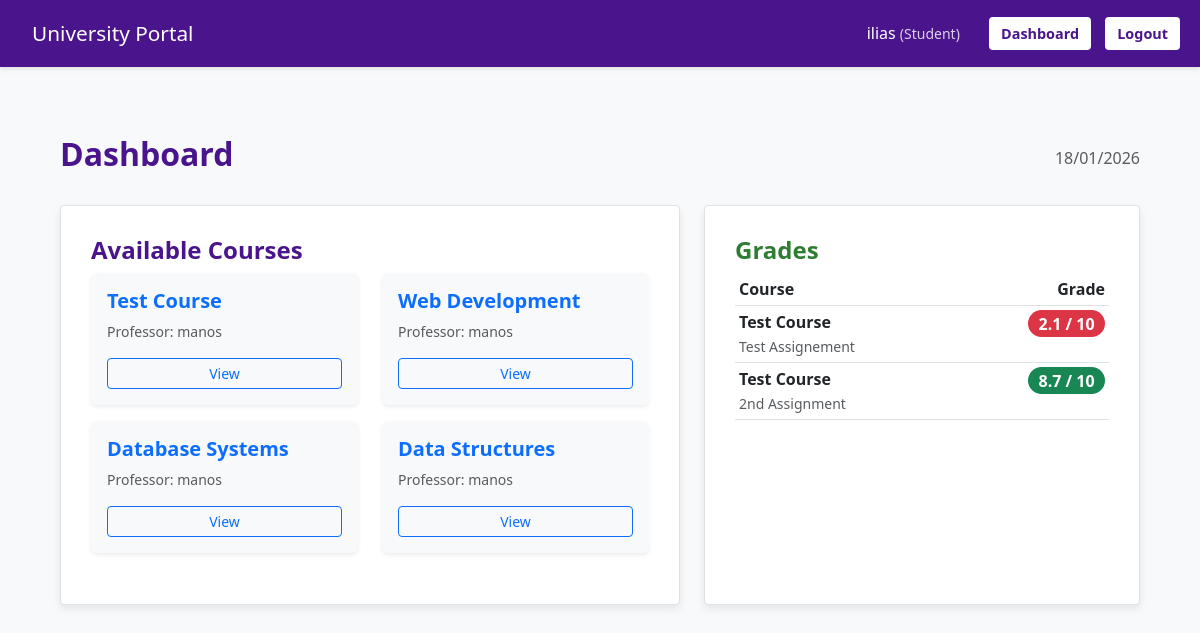
Screenshot of /utilities/dashboard.php (signed in) with the database file from the repository.
### tables this page shows
CREATE TABLE `courses` (
  `id` int(6) UNSIGNED NOT NULL,
  `title` varchar(100) NOT NULL,
  `description` text DEFAULT NULL,
  `professor_id` int(6) UNSIGNED DEFAULT NULL,
  `created_at` timestamp NOT NULL DEFAULT current_timestamp()
);

CREATE TABLE `users` (
  `id` int(6) UNSIGNED NOT NULL,
  `username` varchar(50) NOT NULL,
  `email` varchar(255) NOT NULL,
  `password` varchar(255) NOT NULL,
  `role` enum('S','P') NOT NULL,
  `created_at` timestamp NOT NULL DEFAULT current_timestamp()
);

CREATE TABLE `submissions` (
  `id` int(6) UNSIGNED NOT NULL,
  `assignment_id` int(6) UNSIGNED DEFAULT NULL,
  `student_id` int(6) UNSIGNED DEFAULT NULL,
  `submission_text` text DEFAULT NULL,
  `file_name` varchar(255) DEFAULT NULL,
  `file_type` varchar(100) DEFAULT NULL,
  `file_content` blob DEFAULT NULL,
  `grade` decimal(4,1) DEFAULT NULL,
  `feedback` text DEFAULT NULL,
  `submitted_at` timestamp NOT NULL DEFAULT current_timestamp()
);

CREATE TABLE `assignments` (
  `id` int(6) UNSIGNED NOT NULL,
  `course_id` int(6) UNSIGNED DEFAULT NULL,
  `title` varchar(100) NOT NULL,
  `description` text DEFAULT NULL,
  `due_date` date DEFAULT NULL
);

### functions/check_generic.php (called while the page is built, shortened)
<?php
function e($string) {
    return htmlspecialchars($string, ENT_QUOTES | ENT_SUBSTITUTE, 'UTF-8');
}
?>

### functions/functions.php (called while the page is built, shortened)
<?php
function getAllCourses($conn) {
    $sql = "SELECT c.*, u.username as professor_name
            FROM courses c
            JOIN users u ON c.professor_id = u.id
            ORDER BY c.created_at DESC";
    return $conn->query($sql);
}
function getStudentGrades($conn, $student_id) {
    $sql = "SELECT c.title as course_title, a.title as assign_title, s.grade, s.feedback, s.submitted_at
            FROM submissions s
            JOIN assignments a ON s.assignment_id = a.id
            JOIN courses c ON a.course_id = c.id
            WHERE s.student_id = ?
            ORDER BY s.submitted_at DESC";
    $stmt = $conn->prepare($sql);
    $stmt->bind_param("i", $student_id);
    $stmt->execute();
    return $stmt->get_result();
}
?>

### utilities/dashboard.php (the view, shortened to what this page needs)
<?php
require_once '../functions/check_generic.php';
require_once '../functions/functions.php';
require_once '../database/db_connect.php';
$user_id  = $_SESSION['user_id'];
$username = $_SESSION['username'];
$role     = $_SESSION['role'];
$myCourses = [];
$allCourses = [];
$studentGrades = [];
if ($role === 'P') {
    $myCoursesResult = getProfCourses($conn, $user_id);
    if ($myCoursesResult) {
        $myCourses = $myCoursesResult->fetch_all(MYSQLI_ASSOC);
        $myCoursesResult->free();
    }
}
elseif ($role === 'S') {
    $allCoursesResult = getAllCourses($conn);
    if ($allCoursesResult) {
        $allCourses = $allCoursesResult->fetch_all(MYSQLI_ASSOC);
    }
    $gradesResult = getStudentGrades($conn, $user_id);
    if ($gradesResult) {
        $studentGrades = $gradesResult->fetch_all(MYSQLI_ASSOC);
    }
}
?><!DOCTYPE html>
<html lang="el">
<head>
    <link href="https://cdn.jsdelivr.net/npm/bootstrap@5.3.0/dist/css/bootstrap.min.css" rel="stylesheet">
    <link rel="stylesheet" href="../style.css?v=46">
</head>
<body>
<header>
    <h1><a href="../index.php" class="home-link" style="color: white; text-decoration: none;">University Portal</a></h1>
    <div class="nav-links">
        <span style="color: white; font-weight: 500; margin-right: 15px;">
            <?php echo e($username); ?> <small style="opacity: 0.8;">(<?php echo ($role === 'P' ? 'Professor' : 'Student'); ?>)</small>
        </span>
        <a href="dashboard.php">Dashboard</a>
        <a href="../sign-in-out-up/logout.php">Logout</a>
    </div>
</header>
<div class="container py-5">
            <div class="d-flex justify-content-between align-items-center mb-4">
                <h2 style="color: #4a148c; font-weight: bold;">Dashboard</h2>
                <span class="text-muted"><?php echo date("d/m/Y"); ?></span>
            </div>
            <?php if ($role === 'P'): ?>
                <div class="dashboard-card">
                    <div class="d-flex justify-content-between align-items-center mb-3">
                        <h4>My Courses</h4>
                        <button class="btn btn-custom" data-bs-toggle="modal" data-bs-target="#createCourseModal">
                            Create Course
                        </button>
                    </div>
                    <div class="table-responsive">
                        <table class="table table-hover table-custom">
                            <thead>
                                <tr>
                                    <th>Title</th>
                                    <th>Description</th>
                                    <th class="text-end">Actions</th>
                                </tr>
                            </thead>
                            <tbody>
                                <?php if(!empty($myCourses)): ?>
                                    <?php foreach($myCourses as $c): ?>
                                <tr>
                                    <td class="fw-bold"><?php echo e($c['title']); ?></td>
                                    <td><?php echo e($c['description']); ?></td>
                                    <td class="text-end">
                                        <button class="btn btn-sm btn-light border" data-bs-toggle="modal" data-bs-target="#editCourseModal<?php echo $c['id']; ?>">
                                            Edit
                                        </button>
                                        <form method="POST" class="d-inline" onsubmit="return confirm('Delete course?');">
                                            <input type="hidden" name="action" value="delete_course">
                                            <input type="hidden" name="course_id" value="<?php echo $c['id']; ?>">
                                            <button class="btn btn-sm btn-light border text-danger">
                                                Delete
                                            </button>
                                        </form>
                                        <a href="assignment.php?course_id=<?php echo $c['id']; ?>" class="btn btn-sm btn-custom ms-2">
                                            Assignments
                                        </a>
                                    </td>
                                </tr>
                                <div class="modal fade" id="editCourseModal<?php echo $c['id']; ?>" tabindex="-1">
                                    <div class="modal-dialog">
                                        <div class="modal-content">
                                            <form method="POST">
                                                <div class="modal-header"><h5>Edit Course</h5></div>
                                                <div class="modal-body">
                                                    <input type="hidden" name="action" value="edit_course">
                                                    <input type="hidden" name="course_id" value="<?php echo $c['id']; ?>">
                                                    <div class="mb-2"><label>Title</label><input type="text" name="title" class="form-control" value="<?php echo e($c['title']); ?>" required></div>
                                                    <div class="mb-2"><label>Description</label><textarea name="description" class="form-control"><?php echo e($c['description']); ?></textarea></div>
                                                </div>
                                                <div class="modal-footer"><button type="submit" class="btn btn-primary">Save Changes</button></div>
                                            </form>
                                        </div>
                                    </div>
                                </div>
                                    <?php endforeach; ?>
                                <?php else: ?>
                                    <tr><td colspan="3" class="text-center text-muted p-4">No courses yet.</td></tr>
                                <?php endif; ?>
                            </tbody>
                        </table>
                    </div>
                </div>
                <div class="modal fade" id="createCourseModal" tabindex="-1">
                    <div class="modal-dialog">
                        <div class="modal-content">
                            <form method="POST">
                                <div class="modal-header bg-light"><h5>Create New Course</h5></div>
                                <div class="modal-body">
                                    <input type="hidden" name="action" value="create_course">
                                    <div class="mb-3"><label>Title</label><input type="text" name="title" class="form-control" required></div>
                                    <div class="mb-3"><label>Description</label><textarea name="description" class="form-control"></textarea></div>
                                </div>
                                <div class="modal-footer"><button type="submit" class="btn btn-custom">Create</button></div>
                            </form>
                        </div>
                    </div>
                </div>
            <?php elseif ($role === 'S'): ?>
                <div class="row">
                    <div class="col-lg-7">
                        <div class="dashboard-card">
                            <h4>Available Courses</h4>
                            <div class="row">
                                <?php if(!empty($allCourses)): ?>
                                    <?php foreach($allCourses as $c): ?>
                                <div class="col-md-6 mb-3">
                                    <div class="card h-100 border-0 shadow-sm bg-light">
                                        <div class="card-body">
                                            <h5 class="fw-bold text-primary"><?php echo e($c['title']); ?></h5>
                                            <small class="text-muted d-block mb-3">Professor: <?php echo e($c['professor_name']); ?></small>
                                            <a href="assignment.php?course_id=<?php echo $c['id']; ?>" class="btn btn-sm btn-outline-primary w-100">View</a>
                                        </div>
                                    </div>
                                </div>
                                    <?php endforeach; ?>
                                <?php else: ?>
                                    <p class="text-muted">No courses available.</p>
                                <?php endif; ?>
                            </div>
                        </div>
                    </div>
                    <div class="col-lg-5">
                        <div class="dashboard-card">
                            <h4 style="color: #2e7d32;">Grades</h4>
                            <table class="table table-sm">
                                <thead>
                                    <tr>
                                        <th>Course</th>
                                        <th class="text-end">Grade</th>
                                    </tr>
                                </thead>
                                <tbody>
                                    <?php if(!empty($studentGrades)): ?>
                                        <?php foreach($studentGrades as $g): ?>
                                    <tr>
                                        <td>
                                            <div class="fw-bold"><?php echo e($g['course_title']); ?></div>
                                            <small class="text-muted"><?php echo e($g['assign_title']); ?></small>
                                        </td>
                                                                                    <td class="text-end">
                                                <?php if($g['grade'] === null): ?>
                                                    <span class="badge bg-warning text-dark rounded-pill fs-6">Pending</span>
                                                <?php else: ?>
                                                    <?php $grade_class = ($g['grade'] < 4.0) ? 'bg-danger' : 'bg-success'; ?>
                                                    <span class="badge <?php echo $grade_class; ?> rounded-pill fs-6">
                                                        <?php echo number_format($g['grade'], 1); ?> / 10
                                                    </span>
                                                <?php endif; ?>
                                            </td>                                    </tr>
                                        <?php endforeach; ?>
                                    <?php else: ?>
                                        <tr><td colspan="2" class="text-center text-muted">No grades recorded.</td></tr>
                                    <?php endif; ?>
                                </tbody>
                            </table>
                        </div>
                    </div>
                </div>
            <?php endif; ?>
</div>
</body>
</html>

### style.css (style rules this page uses)
:root { --primary-color: #4a148c; --primary-hover: #38006b; --bg-color: #f8f9fa; --text-color: #333; --border-color: #dee2e6; }
* { box-sizing: border-box; }
body { font-family: 'Segoe UI', Tahoma, Geneva, Verdana, sans-serif; background-color: var(--bg-color); margin: 0; padding: 0; color: var(--text-color); min-height: 100vh; display: flex; flex-direction: column; }
a { text-decoration: none; color: inherit; }
header { background-color: var(--primary-color); color: white; padding: 15px 20px; display: flex; justify-content: space-between; align-items: center; box-shadow: 0 2px 5px rgba(0,0,0,0.1); }
header h1 { margin: 0; font-size: 1.3rem; }
header h1 a { color: white; }
.home-link { padding: 6px 12px; border-radius: 6px; transition: all 0.3s ease; display: inline-block; }
.nav-links a { color: var(--primary-color); background: #ffffff; padding: 6px 12px; border-radius: 4px; margin-left: 10px; font-weight: bold; font-size: 0.9rem; display: inline-block; }
.nav-links span { color: white; margin-right: 10px; }
.container { flex-grow: 1; width: 92%; max-width: 1200px; margin: 20px auto; padding-bottom: 40px; }
.dashboard-card { background: white; border: 1px solid var(--border-color); border-radius: 4px; padding: 30px; margin-bottom: 30px; box-shadow: 0 4px 8px rgba(0,0,0,0.08); min-height: 400px; }
.dashboard-card h4, .dashboard-card h5 { color: var(--primary-color); font-weight: 700; }

### rows the page displays
courses: title "Test Course", professor.username "manos"
courses: title "Web Development", professor.username "manos"
courses: title "Database Systems", professor.username "manos"
courses: title "Data Structures", professor.username "manos"
submissions: courses.title "Test Course", assignment.title "Test Assignement", grade "2.1"
submissions: courses.title "Test Course", assignment.title "2nd Assignment", grade "8.7"

### other values shown
$username "ilias"
